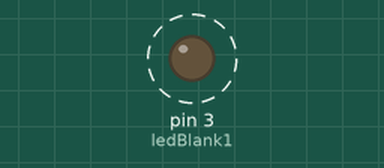
Bench run of a sketch on a simulated Arduino Uno, built with avr-gcc and run on an emulated ATmega328P. On the bench: output pins drawn as LEDs (lit = HIGH). Dashed ring = blinking.

Above: at 0.6 s.
Timing chart, 0 to 3.0 s (numbered marks = the images above):
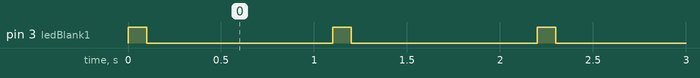

Measured:
- by itself, pin 3 (ledBlank1): alternates HIGH for 0.10 s and LOW for 1.0 s

The sketch:

hello_blink_pin_2_outpout.ino
```cpp
//int ledBlank1=3; // aqui asigno el numero de pin
const byte ledBlank1=3; //asi tambien se puede declarar

void setup() {

 pinMode(ledBlank1,OUTPUT);
}

void loop() {

digitalWrite(ledBlank1,HIGH);
delay(100);
digitalWrite(ledBlank1,LOW);
delay(1000);


}
```
